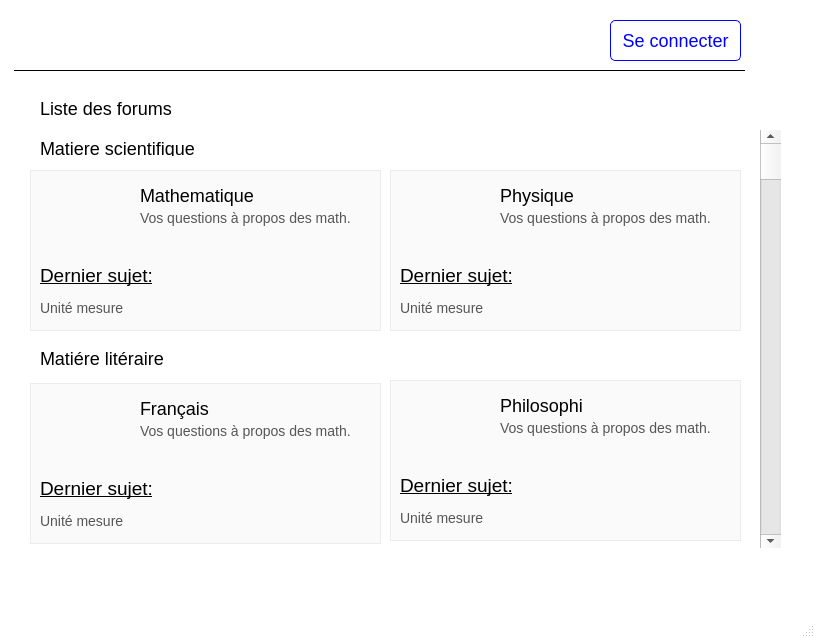
<?xml version="1.0" encoding="UTF-8"?>
<ui version="4.0">
 <class>MainWindow</class>
 <widget class="QMainWindow" name="MainWindow">
  <property name="geometry">
   <rect>
    <x>0</x>
    <y>0</y>
    <width>815</width>
    <height>638</height>
   </rect>
  </property>
  <property name="windowTitle">
   <string>MainWindow</string>
  </property>
  <property name="styleSheet">
   <string notr="true">QMainWindow {
	background-color: white;
}

</string>
  </property>
  <widget class="QWidget" name="centralwidget">
   <widget class="QLabel" name="list_forum">
    <property name="geometry">
     <rect>
      <x>40</x>
      <y>100</y>
      <width>141</width>
      <height>16</height>
     </rect>
    </property>
    <property name="font">
     <font>
      <pointsize>-1</pointsize>
     </font>
    </property>
    <property name="styleSheet">
     <string notr="true">QLabel#list_forum {
font-size: 18px;
font-weigh: bold;
}</string>
    </property>
    <property name="text">
     <string>Liste des forums</string>
    </property>
   </widget>
   <widget class="QFrame" name="frame">
    <property name="geometry">
     <rect>
      <x>10</x>
      <y>130</y>
      <width>771</width>
      <height>421</height>
     </rect>
    </property>
    <property name="styleSheet">
     <string notr="true">QFrame#item_forums, #item_forums_2, #item_forums_3, #item_forums_4 {
border: 1px solid rgba(232, 232, 232, 200);
background-color: #fafafa;
}

QFrame#frame {
border: 0px;
}
</string>
    </property>
    <property name="frameShape">
     <enum>QFrame::StyledPanel</enum>
    </property>
    <property name="frameShadow">
     <enum>QFrame::Raised</enum>
    </property>
    <widget class="QFrame" name="item_forums">
     <property name="geometry">
      <rect>
       <x>20</x>
       <y>40</y>
       <width>351</width>
       <height>161</height>
      </rect>
     </property>
     <property name="styleSheet">
      <string notr="true">QLabel#title {
font-size: 18px;
}</string>
     </property>
     <property name="frameShape">
      <enum>QFrame::StyledPanel</enum>
     </property>
     <property name="frameShadow">
      <enum>QFrame::Raised</enum>
     </property>
     <widget class="QLabel" name="logo_math">
      <property name="geometry">
       <rect>
        <x>10</x>
        <y>10</y>
        <width>71</width>
        <height>71</height>
       </rect>
      </property>
      <property name="text">
       <string/>
      </property>
      <property name="pixmap">
       <pixmap>../img/math.png</pixmap>
      </property>
      <property name="scaledContents">
       <bool>true</bool>
      </property>
     </widget>
     <widget class="QLabel" name="title">
      <property name="geometry">
       <rect>
        <x>110</x>
        <y>10</y>
        <width>121</width>
        <height>31</height>
       </rect>
      </property>
      <property name="styleSheet">
       <string notr="true">QLabel#list_forum {
font-size: 18px;
font-weigh: bold;
}</string>
      </property>
      <property name="text">
       <string>Mathematique</string>
      </property>
     </widget>
     <widget class="QLabel" name="label">
      <property name="geometry">
       <rect>
        <x>110</x>
        <y>40</y>
        <width>231</width>
        <height>16</height>
       </rect>
      </property>
      <property name="text">
       <string>&lt;html&gt;&lt;head/&gt;&lt;body&gt;&lt;p&gt;&lt;span style=&quot; font-family:'Montserrat,sans-serif'; font-size:14px; color:#565656; vertical-align:top;&quot;&gt;Vos questions à propos des math.&lt;/span&gt;&lt;/p&gt;&lt;/body&gt;&lt;/html&gt;</string>
      </property>
     </widget>
     <widget class="QLabel" name="title_2">
      <property name="geometry">
       <rect>
        <x>10</x>
        <y>90</y>
        <width>121</width>
        <height>31</height>
       </rect>
      </property>
      <property name="styleSheet">
       <string notr="true">QLabel#list_forum {
font-size: 18px;
font-weigh: bold;
}</string>
      </property>
      <property name="text">
       <string>&lt;html&gt;&lt;head/&gt;&lt;body&gt;&lt;p&gt;&lt;span style=&quot; font-size:14pt; text-decoration: underline;&quot;&gt;Dernier sujet:&lt;/span&gt;&lt;/p&gt;&lt;/body&gt;&lt;/html&gt;</string>
      </property>
     </widget>
     <widget class="QLabel" name="label_3">
      <property name="geometry">
       <rect>
        <x>10</x>
        <y>130</y>
        <width>91</width>
        <height>16</height>
       </rect>
      </property>
      <property name="text">
       <string>&lt;html&gt;&lt;head/&gt;&lt;body&gt;&lt;p&gt;&lt;span style=&quot; font-family:'Montserrat,sans-serif'; font-size:14px; color:#565656; vertical-align:top;&quot;&gt;Unité mesure&lt;/span&gt;&lt;/p&gt;&lt;/body&gt;&lt;/html&gt;</string>
      </property>
     </widget>
    </widget>
    <widget class="QScrollBar" name="verticalScrollBar">
     <property name="geometry">
      <rect>
       <x>750</x>
       <y>0</y>
       <width>21</width>
       <height>418</height>
      </rect>
     </property>
     <property name="orientation">
      <enum>Qt::Vertical</enum>
     </property>
    </widget>
    <widget class="QFrame" name="item_forums_2">
     <property name="geometry">
      <rect>
       <x>380</x>
       <y>40</y>
       <width>351</width>
       <height>161</height>
      </rect>
     </property>
     <property name="styleSheet">
      <string notr="true">QLabel#title_3 {
font-size: 18px;
}</string>
     </property>
     <property name="frameShape">
      <enum>QFrame::StyledPanel</enum>
     </property>
     <property name="frameShadow">
      <enum>QFrame::Raised</enum>
     </property>
     <widget class="QLabel" name="title_3">
      <property name="geometry">
       <rect>
        <x>110</x>
        <y>10</y>
        <width>111</width>
        <height>31</height>
       </rect>
      </property>
      <property name="styleSheet">
       <string notr="true">QLabel#list_forum {
font-size: 18px;
font-weigh: bold;
}</string>
      </property>
      <property name="text">
       <string>Physique</string>
      </property>
     </widget>
     <widget class="QLabel" name="label_1">
      <property name="geometry">
       <rect>
        <x>110</x>
        <y>40</y>
        <width>231</width>
        <height>16</height>
       </rect>
      </property>
      <property name="text">
       <string>&lt;html&gt;&lt;head/&gt;&lt;body&gt;&lt;p&gt;&lt;span style=&quot; font-family:'Montserrat,sans-serif'; font-size:14px; color:#565656; vertical-align:top;&quot;&gt;Vos questions à propos des math.&lt;/span&gt;&lt;/p&gt;&lt;/body&gt;&lt;/html&gt;</string>
      </property>
     </widget>
     <widget class="QLabel" name="title_4">
      <property name="geometry">
       <rect>
        <x>10</x>
        <y>90</y>
        <width>121</width>
        <height>31</height>
       </rect>
      </property>
      <property name="styleSheet">
       <string notr="true">QLabel#list_forum {
font-size: 18px;
font-weigh: bold;
}</string>
      </property>
      <property name="text">
       <string>&lt;html&gt;&lt;head/&gt;&lt;body&gt;&lt;p&gt;&lt;span style=&quot; font-size:14pt; text-decoration: underline;&quot;&gt;Dernier sujet:&lt;/span&gt;&lt;/p&gt;&lt;/body&gt;&lt;/html&gt;</string>
      </property>
     </widget>
     <widget class="QLabel" name="label_2">
      <property name="geometry">
       <rect>
        <x>10</x>
        <y>130</y>
        <width>91</width>
        <height>16</height>
       </rect>
      </property>
      <property name="text">
       <string>&lt;html&gt;&lt;head/&gt;&lt;body&gt;&lt;p&gt;&lt;span style=&quot; font-family:'Montserrat,sans-serif'; font-size:14px; color:#565656; vertical-align:top;&quot;&gt;Unité mesure&lt;/span&gt;&lt;/p&gt;&lt;/body&gt;&lt;/html&gt;</string>
      </property>
     </widget>
     <widget class="QLabel" name="logo_math_3">
      <property name="geometry">
       <rect>
        <x>10</x>
        <y>10</y>
        <width>71</width>
        <height>71</height>
       </rect>
      </property>
      <property name="text">
       <string/>
      </property>
      <property name="pixmap">
       <pixmap>../img/math.png</pixmap>
      </property>
      <property name="scaledContents">
       <bool>true</bool>
      </property>
     </widget>
    </widget>
    <widget class="QFrame" name="item_forums_3">
     <property name="geometry">
      <rect>
       <x>380</x>
       <y>250</y>
       <width>351</width>
       <height>161</height>
      </rect>
     </property>
     <property name="styleSheet">
      <string notr="true">QLabel#title_9 {
font-size: 18px;
}</string>
     </property>
     <property name="frameShape">
      <enum>QFrame::StyledPanel</enum>
     </property>
     <property name="frameShadow">
      <enum>QFrame::Raised</enum>
     </property>
     <widget class="QLabel" name="title_9">
      <property name="geometry">
       <rect>
        <x>110</x>
        <y>10</y>
        <width>91</width>
        <height>31</height>
       </rect>
      </property>
      <property name="styleSheet">
       <string notr="true">QLabel#list_forum {
font-size: 18px;
font-weigh: bold;
}</string>
      </property>
      <property name="text">
       <string>Philosophi</string>
      </property>
     </widget>
     <widget class="QLabel" name="label_9">
      <property name="geometry">
       <rect>
        <x>110</x>
        <y>40</y>
        <width>231</width>
        <height>16</height>
       </rect>
      </property>
      <property name="text">
       <string>&lt;html&gt;&lt;head/&gt;&lt;body&gt;&lt;p&gt;&lt;span style=&quot; font-family:'Montserrat,sans-serif'; font-size:14px; color:#565656; vertical-align:top;&quot;&gt;Vos questions à propos des math.&lt;/span&gt;&lt;/p&gt;&lt;/body&gt;&lt;/html&gt;</string>
      </property>
     </widget>
     <widget class="QLabel" name="title_10">
      <property name="geometry">
       <rect>
        <x>10</x>
        <y>90</y>
        <width>121</width>
        <height>31</height>
       </rect>
      </property>
      <property name="styleSheet">
       <string notr="true">QLabel#list_forum {
font-size: 18px;
font-weigh: bold;
}</string>
      </property>
      <property name="text">
       <string>&lt;html&gt;&lt;head/&gt;&lt;body&gt;&lt;p&gt;&lt;span style=&quot; font-size:14pt; text-decoration: underline;&quot;&gt;Dernier sujet:&lt;/span&gt;&lt;/p&gt;&lt;/body&gt;&lt;/html&gt;</string>
      </property>
     </widget>
     <widget class="QLabel" name="label_10">
      <property name="geometry">
       <rect>
        <x>10</x>
        <y>130</y>
        <width>91</width>
        <height>16</height>
       </rect>
      </property>
      <property name="text">
       <string>&lt;html&gt;&lt;head/&gt;&lt;body&gt;&lt;p&gt;&lt;span style=&quot; font-family:'Montserrat,sans-serif'; font-size:14px; color:#565656; vertical-align:top;&quot;&gt;Unité mesure&lt;/span&gt;&lt;/p&gt;&lt;/body&gt;&lt;/html&gt;</string>
      </property>
     </widget>
     <widget class="QLabel" name="logo_math_4">
      <property name="geometry">
       <rect>
        <x>20</x>
        <y>10</y>
        <width>71</width>
        <height>71</height>
       </rect>
      </property>
      <property name="text">
       <string/>
      </property>
      <property name="pixmap">
       <pixmap>../img/math.png</pixmap>
      </property>
      <property name="scaledContents">
       <bool>true</bool>
      </property>
     </widget>
    </widget>
    <widget class="QFrame" name="item_forums_4">
     <property name="geometry">
      <rect>
       <x>20</x>
       <y>253</y>
       <width>351</width>
       <height>161</height>
      </rect>
     </property>
     <property name="styleSheet">
      <string notr="true">QLabel#title, #title_11 {
font-size: 18px;
}</string>
     </property>
     <property name="frameShape">
      <enum>QFrame::StyledPanel</enum>
     </property>
     <property name="frameShadow">
      <enum>QFrame::Raised</enum>
     </property>
     <widget class="QLabel" name="title_11">
      <property name="geometry">
       <rect>
        <x>110</x>
        <y>10</y>
        <width>81</width>
        <height>31</height>
       </rect>
      </property>
      <property name="styleSheet">
       <string notr="true">QLabel#list_forum {
font-size: 18px;
font-weigh: bold;
}</string>
      </property>
      <property name="text">
       <string>Français</string>
      </property>
     </widget>
     <widget class="QLabel" name="label_11">
      <property name="geometry">
       <rect>
        <x>110</x>
        <y>40</y>
        <width>231</width>
        <height>16</height>
       </rect>
      </property>
      <property name="text">
       <string>&lt;html&gt;&lt;head/&gt;&lt;body&gt;&lt;p&gt;&lt;span style=&quot; font-family:'Montserrat,sans-serif'; font-size:14px; color:#565656; vertical-align:top;&quot;&gt;Vos questions à propos des math.&lt;/span&gt;&lt;/p&gt;&lt;/body&gt;&lt;/html&gt;</string>
      </property>
     </widget>
     <widget class="QLabel" name="title_12">
      <property name="geometry">
       <rect>
        <x>10</x>
        <y>90</y>
        <width>121</width>
        <height>31</height>
       </rect>
      </property>
      <property name="styleSheet">
       <string notr="true">QLabel#list_forum {
font-size: 18px;
font-weigh: bold;
}</string>
      </property>
      <property name="text">
       <string>&lt;html&gt;&lt;head/&gt;&lt;body&gt;&lt;p&gt;&lt;span style=&quot; font-size:14pt; text-decoration: underline;&quot;&gt;Dernier sujet:&lt;/span&gt;&lt;/p&gt;&lt;/body&gt;&lt;/html&gt;</string>
      </property>
     </widget>
     <widget class="QLabel" name="label_12">
      <property name="geometry">
       <rect>
        <x>10</x>
        <y>130</y>
        <width>91</width>
        <height>16</height>
       </rect>
      </property>
      <property name="text">
       <string>&lt;html&gt;&lt;head/&gt;&lt;body&gt;&lt;p&gt;&lt;span style=&quot; font-family:'Montserrat,sans-serif'; font-size:14px; color:#565656; vertical-align:top;&quot;&gt;Unité mesure&lt;/span&gt;&lt;/p&gt;&lt;/body&gt;&lt;/html&gt;</string>
      </property>
     </widget>
     <widget class="QLabel" name="logo_math_5">
      <property name="geometry">
       <rect>
        <x>10</x>
        <y>10</y>
        <width>71</width>
        <height>71</height>
       </rect>
      </property>
      <property name="text">
       <string/>
      </property>
      <property name="pixmap">
       <pixmap>../img/math.png</pixmap>
      </property>
      <property name="scaledContents">
       <bool>true</bool>
      </property>
     </widget>
    </widget>
    <widget class="QLabel" name="label_4">
     <property name="geometry">
      <rect>
       <x>30</x>
       <y>220</y>
       <width>131</width>
       <height>16</height>
      </rect>
     </property>
     <property name="styleSheet">
      <string notr="true">font-size: 18px;</string>
     </property>
     <property name="text">
      <string>Matiére litéraire</string>
     </property>
    </widget>
    <widget class="QLabel" name="label_13">
     <property name="geometry">
      <rect>
       <x>30</x>
       <y>10</y>
       <width>161</width>
       <height>16</height>
      </rect>
     </property>
     <property name="styleSheet">
      <string notr="true">font-size: 18px;</string>
     </property>
     <property name="text">
      <string>Matiere scientifique</string>
     </property>
    </widget>
   </widget>
   <widget class="QFrame" name="nav_bar">
    <property name="geometry">
     <rect>
      <x>14</x>
      <y>10</y>
      <width>731</width>
      <height>61</height>
     </rect>
    </property>
    <property name="styleSheet">
     <string notr="true">QFrame#nav_bar {
border:1px solid black; 
border-left: 0px;
border-right: 0px;
border-top: 0px;
}

QLabel#logo{
	font-size: 24px;
}
</string>
    </property>
    <property name="frameShape">
     <enum>QFrame::StyledPanel</enum>
    </property>
    <property name="frameShadow">
     <enum>QFrame::Raised</enum>
    </property>
    <widget class="QLabel" name="label_5">
     <property name="geometry">
      <rect>
       <x>10</x>
       <y>0</y>
       <width>60</width>
       <height>51</height>
      </rect>
     </property>
     <property name="text">
      <string/>
     </property>
     <property name="pixmap">
      <pixmap>../../../../Downloads/bulle-de-chat.png</pixmap>
     </property>
     <property name="scaledContents">
      <bool>true</bool>
     </property>
    </widget>
   </widget>
   <widget class="QPushButton" name="pushButton">
    <property name="geometry">
     <rect>
      <x>610</x>
      <y>20</y>
      <width>131</width>
      <height>41</height>
     </rect>
    </property>
    <property name="styleSheet">
     <string notr="true">QPushButton#pushButton {
color: blue;
border: 1px solid blue;
border-radius: 5px;
padding: 10px;
font-size: 18px;
}

QPushButton#pushButton::hover {
color: white;
background-color: blue;
}</string>
    </property>
    <property name="text">
     <string>Se connecter</string>
    </property>
   </widget>
  </widget>
  <widget class="QMenuBar" name="menubar">
   <property name="geometry">
    <rect>
     <x>0</x>
     <y>0</y>
     <width>815</width>
     <height>24</height>
    </rect>
   </property>
  </widget>
  <widget class="QStatusBar" name="statusbar"/>
 </widget>
 <resources/>
 <connections/>
</ui>
